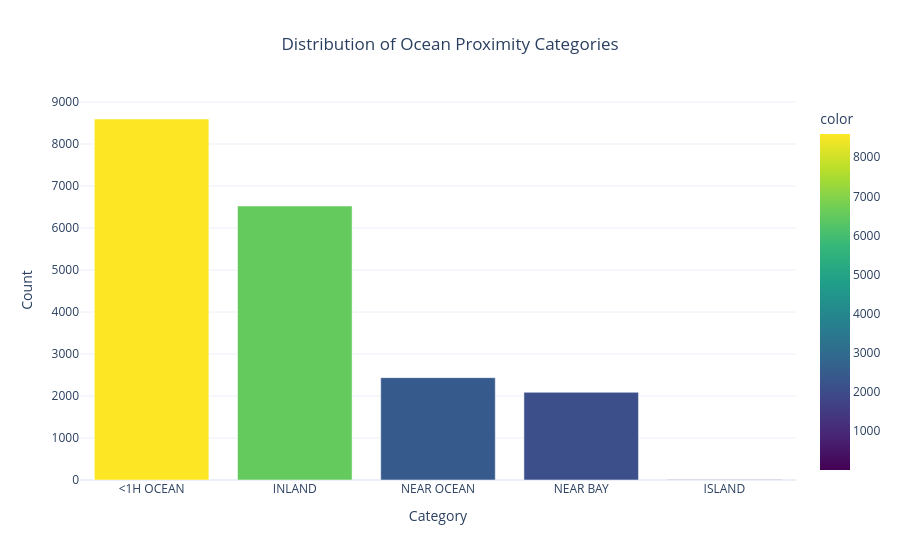

Write notebook code for a chart like this one.
### Markdown cell above
YOUR ANSWER HERE

### Code cell
# Analyze categorical values
print("Distribution of ocean_proximity categories:")
print("-" * 40)
value_counts = df['ocean_proximity'].value_counts()
for category, count in value_counts.items():
    print(f"{category:20} {count:5d} ({count/len(df)*100:5.1f}%)")

# Create bar plot of category distribution
fig = px.bar(
    x=value_counts.index,
    y=value_counts.values,
    title='Distribution of Ocean Proximity Categories',
    labels={'x': 'Category', 'y': 'Count'},
    color=value_counts.values,
    color_continuous_scale='Viridis'
)

fig.update_layout(
    title_x=0.5,
    showlegend=False,
    template='plotly_white'
)

fig.show()

### Figure 1 — Plotly figure (JSON) as saved in the notebook; plotly's stock layout.template omitted (floating-point values rounded to 4 significant figures)
{"data": [{"hovertemplate": "Category=%{x}<br>Count=%{y}<br>color=%{marker.color}<extra></extra>", "legendgroup": "", "marker": {"color": [8595, 6523, 2437, 2088, 5], "coloraxis": "coloraxis", "pattern": {"shape": ""}}, "name": "", "orientation": "v", "showlegend": false, "textposition": "auto", "type": "bar", "x": ["<1H OCEAN", "INLAND", "NEAR OCEAN", "NEAR BAY", "ISLAND"], "xaxis": "x", "y": [8595, 6523, 2437, 2088, 5], "yaxis": "y"}], "layout": {"barmode": "relative", "coloraxis": {"colorbar": {"title": {"text": "color"}}, "colorscale": [[0, "#440154"], [0.1111, "#482878"], [0.2222, "#3e4989"], [0.3333, "#31688e"], [0.4444, "#26828e"], [0.5556, "#1f9e89"], [0.6667, "#35b779"], [0.7778, "#6ece58"], [0.8889, "#b5de2b"], [1, "#fde725"]]}, "legend": {"tracegroupgap": 0}, "showlegend": false, "title": {"text": "Distribution of Ocean Proximity Categories", "x": 0.5}, "xaxis": {"anchor": "y", "domain": [0, 1], "title": {"text": "Category"}}, "yaxis": {"anchor": "x", "domain": [0, 1], "title": {"text": "Count"}}}}
